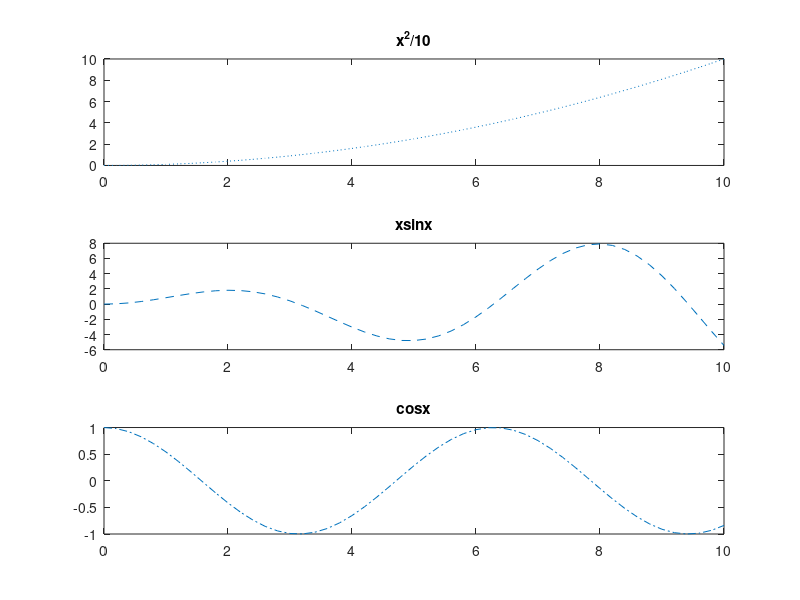

The MATLAB source for this figure:
% 2.
X = 0:0.2:10;
Y1 = (X .^ 2) / 10;
Y2 = X .* sin(X);
Y3 = cos(X);

subplot(3, 1, 1);
plot(X, Y1, ":");
title('x^2/10')
subplot(3, 1, 2);
plot(X, Y2, "--");
title('xsinx')
subplot(3, 1, 3);
plot(X, Y3, "-.");
title('cosx')
